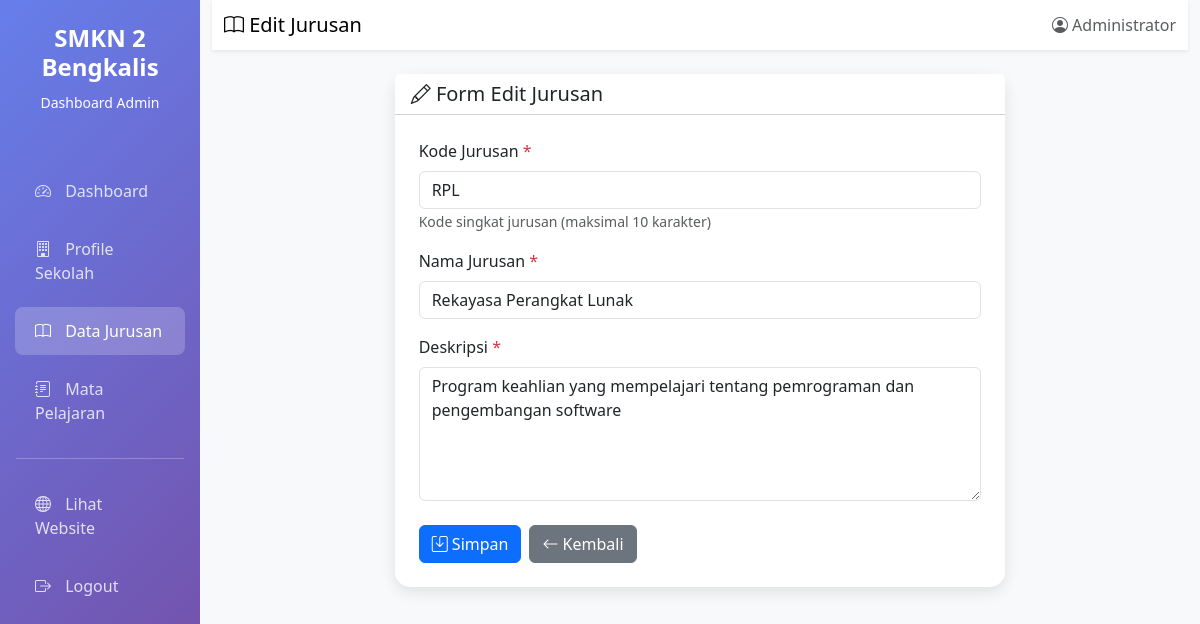
/dashboard/jurusan_form.php?edit=2 (signed in), run on the app's committed database.
### tables this page shows
CREATE TABLE `jurusan` (
  `id` int NOT NULL,
  `kode_jurusan` varchar(10) NOT NULL,
  `nama_jurusan` varchar(100) NOT NULL,
  `deskripsi` text,
  `created_at` timestamp NULL DEFAULT CURRENT_TIMESTAMP,
  `updated_at` timestamp NULL DEFAULT CURRENT_TIMESTAMP ON UPDATE CURRENT_TIMESTAMP
);

### config/database.php (called while the page is built, shortened)
<?php
function getConnection() {
    $conn = new mysqli(DB_HOST, DB_USER, DB_PASS, DB_NAME);
    return $conn;
}
function secure($data) {
    $conn = getConnection();
    $data = trim($data);
    $data = stripslashes($data);
    $data = htmlspecialchars($data);
    $data = $conn->real_escape_string($data);
    return $data;
}
?>

### dashboard/jurusan_form.php (the view, shortened to what this page needs)
<?php
require_once '../config/database.php';
$conn = getConnection();
$edit = false;
$jurusan = null;
if (isset($_GET['edit'])) {
    $edit = true;
    $id = secure($_GET['edit']);
    $query = "SELECT * FROM jurusan WHERE id = '$id'";
    $result = $conn->query($query);
    $jurusan = $result->fetch_assoc();
}
?>
<!DOCTYPE html>
<html lang="id">
<head>
    <link href="https://cdn.jsdelivr.net/npm/bootstrap@5.3.0/dist/css/bootstrap.min.css" rel="stylesheet">
    <link rel="stylesheet" href="https://cdn.jsdelivr.net/npm/bootstrap-icons@1.10.0/font/bootstrap-icons.css">
</head>
<body>
    <div class="container-fluid">
        <div class="row">
            <div class="col-md-2 p-0 sidebar">
                <div class="text-center py-4">
                    <h4 class="fw-bold">SMKN 2 Bengkalis</h4>
                    <small>Dashboard Admin</small>
                </div>
                <nav class="nav flex-column mt-4">
                    <a class="nav-link" href="index.php">
                        <i class="bi bi-speedometer2"></i> Dashboard
                    </a>
                    <a class="nav-link" href="profile.php">
                        <i class="bi bi-building"></i> Profile Sekolah
                    </a>
                    <a class="nav-link active" href="jurusan.php">
                        <i class="bi bi-book"></i> Data Jurusan
                    </a>
                    <a class="nav-link" href="mata_pelajaran.php">
                        <i class="bi bi-journal-text"></i> Mata Pelajaran
                    </a>
                    <hr class="text-white mx-3">
                    <a class="nav-link" href="../profile/" target="_blank">
                        <i class="bi bi-globe"></i> Lihat Website
                    </a>
                    <a class="nav-link" href="../logout.php" onclick="return confirm('Yakin ingin logout?')">
                        <i class="bi bi-box-arrow-right"></i> Logout
                    </a>
                </nav>
            </div>
            <div class="col-md-10">
                <nav class="navbar navbar-light bg-white shadow-sm mb-4">
                    <div class="container-fluid">
                        <span class="navbar-brand mb-0 h1">
                            <i class="bi bi-book"></i> <?php echo $edit ? 'Edit' : 'Tambah'; ?> Jurusan
                        </span>
                        <span class="text-muted">
                            <i class="bi bi-person-circle"></i>
                            <?php echo $_SESSION['admin_nama']; ?>
                        </span>
                    </div>
                </nav>
                <div class="container-fluid px-4">
                    <div class="row justify-content-center">
                        <div class="col-md-8">
                            <div class="card form-card">
                                <div class="card-header bg-white">
                                    <h5 class="mb-0">
                                        <i class="bi bi-<?php echo $edit ? 'pencil' : 'plus-circle'; ?>"></i>
                                        Form <?php echo $edit ? 'Edit' : 'Tambah'; ?> Jurusan
                                    </h5>
                                </div>
                                <div class="card-body p-4">
                                    <form method="POST" action="">
                                        <div class="mb-3">
                                            <label for="kode_jurusan" class="form-label">
                                                Kode Jurusan <span class="text-danger">*</span>
                                            </label>
                                            <input type="text" class="form-control" id="kode_jurusan"
                                                   name="kode_jurusan" required
                                                   value="<?php echo $edit ? $jurusan['kode_jurusan'] : ''; ?>"
                                                   placeholder="Contoh: TKJ">
                                            <small class="text-muted">Kode singkat jurusan (maksimal 10 karakter)</small>
                                        </div>
                                        <div class="mb-3">
                                            <label for="nama_jurusan" class="form-label">
                                                Nama Jurusan <span class="text-danger">*</span>
                                            </label>
                                            <input type="text" class="form-control" id="nama_jurusan"
                                                   name="nama_jurusan" required
                                                   value="<?php echo $edit ? $jurusan['nama_jurusan'] : ''; ?>"
                                                   placeholder="Contoh: Teknik Komputer dan Jaringan">
                                        </div>
                                        <div class="mb-4">
                                            <label for="deskripsi" class="form-label">
                                                Deskripsi <span class="text-danger">*</span>
                                            </label>
                                            <textarea class="form-control" id="deskripsi" name="deskripsi"
                                                      rows="5" required
                                                      placeholder="Deskripsi singkat tentang jurusan..."><?php echo $edit ? $jurusan['deskripsi'] : ''; ?></textarea>
                                        </div>
                                        <div class="d-flex gap-2">
                                            <button type="submit" class="btn btn-primary">
                                                <i class="bi bi-save"></i> Simpan
                                            </button>
                                            <a href="jurusan.php" class="btn btn-secondary">
                                                <i class="bi bi-arrow-left"></i> Kembali
                                            </a>
                                        </div>
                                    </form>
                                </div>
                            </div>
                        </div>
                    </div>
                </div>
            </div>
        </div>
    </div>
</body>
</html>

### dashboard/jurusan_form.php (style rules this page uses)
:root { --primary-color: #667eea; --secondary-color: #764ba2; }
body { background-color: #f8f9fa; }
.sidebar { min-height: 100vh; background: linear-gradient(135deg, var(--primary-color) 0%, var(--secondary-color) 100%); color: white; }
.sidebar .nav-link { color: rgba(255,255,255,0.8); padding: 12px 20px; margin: 5px 15px; border-radius: 8px; transition: all 0.3s; }
.sidebar .nav-link:hover, .sidebar .nav-link.active { background: rgba(255,255,255,0.2); color: white; }
.sidebar .nav-link i { margin-right: 10px; width: 20px; }
.form-card { border-radius: 15px; border: none; box-shadow: 0 5px 15px rgba(0,0,0,0.1); }

### data on the page
jurusan: kode_jurusan "RPL", nama_jurusan "Rekayasa Perangkat Lunak", deskripsi "Program keahlian yang mempelajari tentang pemrograman dan pengembangan software"

### other printed values
$_SESSION['admin_nama'] "Administrator"
